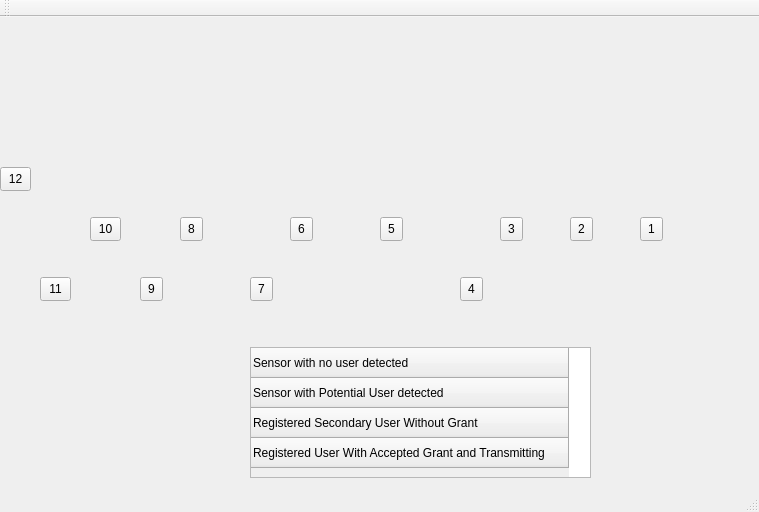
<?xml version="1.0" encoding="UTF-8"?>
<ui version="4.0">
 <class>Rem</class>
 <widget class="QMainWindow" name="Rem">
  <property name="geometry">
   <rect>
    <x>0</x>
    <y>0</y>
    <width>759</width>
    <height>512</height>
   </rect>
  </property>
  <property name="windowTitle">
   <string>Rem</string>
  </property>
  <widget class="QWidget" name="centralWidget">
   <widget class="QToolButton" name="Node2">
    <property name="geometry">
     <rect>
      <x>570</x>
      <y>200</y>
      <width>23</width>
      <height>24</height>
     </rect>
    </property>
    <property name="text">
     <string>2</string>
    </property>
   </widget>
   <widget class="QToolButton" name="Node8">
    <property name="geometry">
     <rect>
      <x>180</x>
      <y>200</y>
      <width>23</width>
      <height>24</height>
     </rect>
    </property>
    <property name="text">
     <string>8</string>
    </property>
   </widget>
   <widget class="QToolButton" name="Node11">
    <property name="geometry">
     <rect>
      <x>40</x>
      <y>260</y>
      <width>31</width>
      <height>24</height>
     </rect>
    </property>
    <property name="text">
     <string>11</string>
    </property>
   </widget>
   <widget class="QToolButton" name="Node3">
    <property name="geometry">
     <rect>
      <x>500</x>
      <y>200</y>
      <width>23</width>
      <height>24</height>
     </rect>
    </property>
    <property name="text">
     <string>3</string>
    </property>
   </widget>
   <widget class="QToolButton" name="Node10">
    <property name="geometry">
     <rect>
      <x>90</x>
      <y>200</y>
      <width>31</width>
      <height>24</height>
     </rect>
    </property>
    <property name="text">
     <string>10</string>
    </property>
   </widget>
   <widget class="QToolButton" name="Node6">
    <property name="geometry">
     <rect>
      <x>290</x>
      <y>200</y>
      <width>23</width>
      <height>24</height>
     </rect>
    </property>
    <property name="text">
     <string>6</string>
    </property>
   </widget>
   <widget class="QToolButton" name="Node5">
    <property name="geometry">
     <rect>
      <x>380</x>
      <y>200</y>
      <width>23</width>
      <height>24</height>
     </rect>
    </property>
    <property name="text">
     <string>5</string>
    </property>
   </widget>
   <widget class="QToolButton" name="Node9">
    <property name="geometry">
     <rect>
      <x>140</x>
      <y>260</y>
      <width>23</width>
      <height>24</height>
     </rect>
    </property>
    <property name="text">
     <string>9</string>
    </property>
   </widget>
   <widget class="QToolButton" name="Node7">
    <property name="geometry">
     <rect>
      <x>250</x>
      <y>260</y>
      <width>23</width>
      <height>24</height>
     </rect>
    </property>
    <property name="text">
     <string>7</string>
    </property>
   </widget>
   <widget class="QToolButton" name="Node4">
    <property name="geometry">
     <rect>
      <x>460</x>
      <y>260</y>
      <width>23</width>
      <height>24</height>
     </rect>
    </property>
    <property name="text">
     <string>4</string>
    </property>
   </widget>
   <widget class="QToolButton" name="Node1">
    <property name="geometry">
     <rect>
      <x>640</x>
      <y>200</y>
      <width>23</width>
      <height>24</height>
     </rect>
    </property>
    <property name="text">
     <string>1</string>
    </property>
   </widget>
   <widget class="QToolButton" name="Node12">
    <property name="geometry">
     <rect>
      <x>0</x>
      <y>150</y>
      <width>31</width>
      <height>24</height>
     </rect>
    </property>
    <property name="text">
     <string>12</string>
    </property>
   </widget>
   <widget class="QWidget" name="sideWidget" native="true">
    <property name="geometry">
     <rect>
      <x>200</x>
      <y>50</y>
      <width>120</width>
      <height>80</height>
     </rect>
    </property>
   </widget>
   <widget class="QTableWidget" name="tableWidget">
    <property name="geometry">
     <rect>
      <x>250</x>
      <y>330</y>
      <width>341</width>
      <height>131</height>
     </rect>
    </property>
    <row>
     <property name="text">
      <string>Sensor with no user detected</string>
     </property>
     <property name="background">
      <color>
       <red>0</red>
       <green>255</green>
       <blue>0</blue>
      </color>
     </property>
    </row>
    <row>
     <property name="text">
      <string>Sensor with Potential User detected</string>
     </property>
     <property name="background">
      <color>
       <red>255</red>
       <green>0</green>
       <blue>0</blue>
      </color>
     </property>
    </row>
    <row>
     <property name="text">
      <string>Registered Secondary User Without Grant </string>
     </property>
     <property name="background">
      <color>
       <red>255</red>
       <green>255</green>
       <blue>0</blue>
      </color>
     </property>
    </row>
    <row>
     <property name="text">
      <string>Registered User With Accepted Grant and Transmitting</string>
     </property>
     <property name="background">
      <color>
       <red>0</red>
       <green>0</green>
       <blue>255</blue>
      </color>
     </property>
    </row>
   </widget>
  </widget>
  <widget class="QMenuBar" name="menuBar">
   <property name="geometry">
    <rect>
     <x>0</x>
     <y>0</y>
     <width>759</width>
     <height>22</height>
    </rect>
   </property>
  </widget>
  <widget class="QToolBar" name="mainToolBar">
   <attribute name="toolBarArea">
    <enum>TopToolBarArea</enum>
   </attribute>
   <attribute name="toolBarBreak">
    <bool>false</bool>
   </attribute>
  </widget>
  <widget class="QStatusBar" name="statusBar"/>
 </widget>
 <layoutdefault spacing="6" margin="11"/>
 <resources/>
 <connections/>
</ui>
